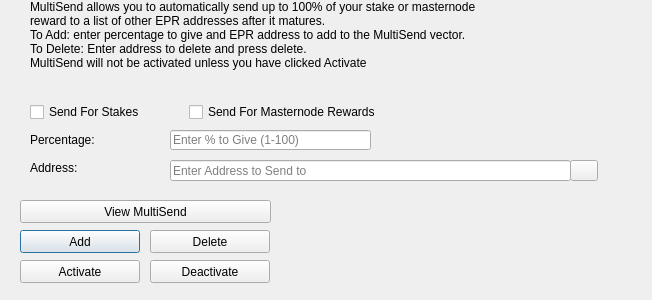
<?xml version="1.0" encoding="UTF-8"?>
<ui version="4.0">
 <class>MultiSendDialog</class>
 <widget class="QDialog" name="MultiSendDialog">
  <property name="windowModality">
   <enum>Qt::NonModal</enum>
  </property>
  <property name="geometry">
   <rect>
    <x>0</x>
    <y>0</y>
    <width>652</width>
    <height>300</height>
   </rect>
  </property>
  <property name="windowTitle">
   <string>MultiSend</string>
  </property>
  <widget class="QLineEdit" name="multiSendPercentEdit">
   <property name="geometry">
    <rect>
     <x>170</x>
     <y>130</y>
     <width>201</width>
     <height>20</height>
    </rect>
   </property>
   <property name="toolTip">
    <string>Enter whole numbers 1 - 100</string>
   </property>
   <property name="placeholderText">
    <string>Enter % to Give (1-100)</string>
   </property>
  </widget>
  <widget class="QLineEdit" name="multiSendAddressEdit">
   <property name="geometry">
    <rect>
     <x>170</x>
     <y>160</y>
     <width>401</width>
     <height>21</height>
    </rect>
   </property>
   <property name="toolTip">
    <string/>
   </property>
   <property name="placeholderText">
    <string>Enter Address to Send to</string>
   </property>
  </widget>
  <widget class="QLabel" name="label_2">
   <property name="geometry">
    <rect>
     <x>30</x>
     <y>0</y>
     <width>451</width>
     <height>121</height>
    </rect>
   </property>
   <property name="lineWidth">
    <number>1</number>
   </property>
   <property name="text">
    <string>MultiSend allows you to automatically send up to 100% of your stake or masternode reward to a list of other EPR addresses after it matures.
To Add: enter percentage to give and EPR address to add to the MultiSend vector.
To Delete: Enter address to delete and press delete.
MultiSend will not be activated unless you have clicked Activate</string>
   </property>
   <property name="alignment">
    <set>Qt::AlignLeading|Qt::AlignLeft|Qt::AlignTop</set>
   </property>
   <property name="wordWrap">
    <bool>true</bool>
   </property>
  </widget>
  <widget class="QLabel" name="message">
   <property name="geometry">
    <rect>
     <x>290</x>
     <y>200</y>
     <width>351</width>
     <height>91</height>
    </rect>
   </property>
   <property name="text">
    <string/>
   </property>
  </widget>
  <widget class="QPushButton" name="addButton">
   <property name="geometry">
    <rect>
     <x>20</x>
     <y>230</y>
     <width>120</width>
     <height>23</height>
    </rect>
   </property>
   <property name="toolTip">
    <string/>
   </property>
   <property name="statusTip">
    <string>Add to MultiSend Vector</string>
   </property>
   <property name="text">
    <string>Add</string>
   </property>
  </widget>
  <widget class="QPushButton" name="disableButton">
   <property name="geometry">
    <rect>
     <x>150</x>
     <y>260</y>
     <width>120</width>
     <height>23</height>
    </rect>
   </property>
   <property name="statusTip">
    <string>Deactivate MultiSend</string>
   </property>
   <property name="text">
    <string>Deactivate</string>
   </property>
  </widget>
  <widget class="QPushButton" name="addressBookButton">
   <property name="geometry">
    <rect>
     <x>570</x>
     <y>160</y>
     <width>28</width>
     <height>21</height>
    </rect>
   </property>
   <property name="toolTip">
    <string>Choose an address from the address book</string>
   </property>
   <property name="text">
    <string/>
   </property>
   <property name="icon">
    <iconset resource="../epr.qrc">
     <normaloff>:/icons/address-book</normaloff>:/icons/address-book</iconset>
   </property>
   <property name="shortcut">
    <string>Alt+A</string>
   </property>
   <property name="autoDefault">
    <bool>false</bool>
   </property>
  </widget>
  <widget class="QLabel" name="label">
   <property name="geometry">
    <rect>
     <x>30</x>
     <y>130</y>
     <width>121</width>
     <height>20</height>
    </rect>
   </property>
   <property name="toolTip">
    <string>Percentage of stake to send</string>
   </property>
   <property name="text">
    <string>Percentage:</string>
   </property>
  </widget>
  <widget class="QLabel" name="label_5">
   <property name="geometry">
    <rect>
     <x>30</x>
     <y>160</y>
     <width>111</width>
     <height>16</height>
    </rect>
   </property>
   <property name="toolTip">
    <string>Address to send portion of stake to</string>
   </property>
   <property name="text">
    <string>Address:</string>
   </property>
  </widget>
  <widget class="QPushButton" name="deleteButton">
   <property name="geometry">
    <rect>
     <x>150</x>
     <y>230</y>
     <width>120</width>
     <height>23</height>
    </rect>
   </property>
   <property name="toolTip">
    <string/>
   </property>
   <property name="statusTip">
    <string>Delete Address From MultiSend Vector</string>
   </property>
   <property name="text">
    <string>Delete</string>
   </property>
  </widget>
  <widget class="QPushButton" name="activateButton">
   <property name="geometry">
    <rect>
     <x>20</x>
     <y>260</y>
     <width>120</width>
     <height>23</height>
    </rect>
   </property>
   <property name="statusTip">
    <string>Activate MultiSend</string>
   </property>
   <property name="text">
    <string>Activate</string>
   </property>
  </widget>
  <widget class="QPushButton" name="viewButton">
   <property name="geometry">
    <rect>
     <x>20</x>
     <y>200</y>
     <width>251</width>
     <height>23</height>
    </rect>
   </property>
   <property name="toolTip">
    <string/>
   </property>
   <property name="statusTip">
    <string>View MultiSend Vector</string>
   </property>
   <property name="text">
    <string>View MultiSend</string>
   </property>
  </widget>
  <widget class="QWidget" name="horizontalLayoutWidget">
   <property name="geometry">
    <rect>
     <x>30</x>
     <y>100</y>
     <width>351</width>
     <height>24</height>
    </rect>
   </property>
   <layout class="QHBoxLayout" name="horizontalLayout">
    <item>
     <widget class="QCheckBox" name="multiSendStakeCheckBox">
      <property name="text">
       <string>Send For Stakes</string>
      </property>
     </widget>
    </item>
    <item>
     <widget class="QCheckBox" name="multiSendMasternodeCheckBox">
      <property name="text">
       <string>Send For Masternode Rewards</string>
      </property>
     </widget>
    </item>
   </layout>
  </widget>
 </widget>
 <resources>
  <include location="../epr.qrc"/>
 </resources>
 <connections/>
</ui>
